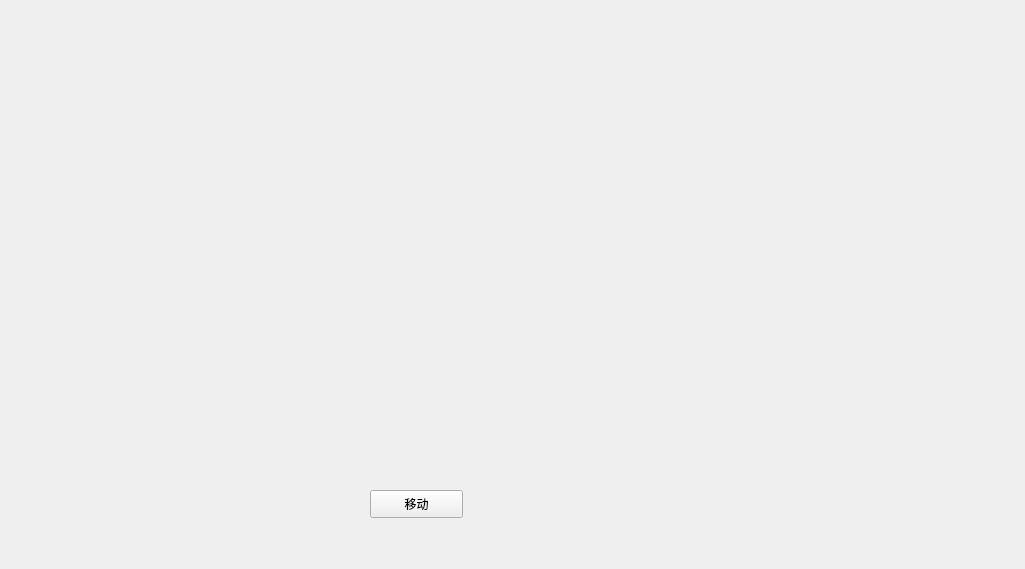
<?xml version="1.0" encoding="UTF-8"?>
<ui version="4.0">
 <class>Widget</class>
 <widget class="QWidget" name="Widget">
  <property name="geometry">
   <rect>
    <x>0</x>
    <y>0</y>
    <width>1025</width>
    <height>569</height>
   </rect>
  </property>
  <property name="windowTitle">
   <string>Widget</string>
  </property>
  <widget class="QPushButton" name="btn1">
   <property name="geometry">
    <rect>
     <x>370</x>
     <y>490</y>
     <width>93</width>
     <height>28</height>
    </rect>
   </property>
   <property name="text">
    <string>移动</string>
   </property>
  </widget>
 </widget>
 <layoutdefault spacing="6" margin="11"/>
 <resources/>
 <connections/>
</ui>
